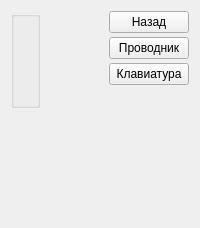
       <widget class="QWidget" name="tabTest">
        <attribute name="icon">
         <iconset resource="../../ekiosk.qrc">
          <normaloff>:/assets/icons/reg_4.png</normaloff>:/assets/icons/reg_4.png</iconset>
        </attribute>
        <attribute name="title">
         <string/>
        </attribute>
        <layout class="QVBoxLayout" name="verticalLayout_14">
         <item>
          <layout class="QHBoxLayout" name="horizontalLayout_7">
           <property name="leftMargin">
            <number>0</number>
           </property>
           <property name="bottomMargin">
            <number>0</number>
           </property>
           <item>
            <layout class="QHBoxLayout" name="horizontalLayout_11">
             <property name="leftMargin">
              <number>0</number>
             </property>
             <property name="rightMargin">
              <number>0</number>
             </property>
             <property name="bottomMargin">
              <number>0</number>
             </property>
             <item>
              <layout class="QVBoxLayout" name="verticalLayout_11">
               <item>
                <widget class="QGroupBox" name="groupBox">
                 <property name="title">
                  <string/>
                 </property>
                 <layout class="QVBoxLayout" name="verticalLayout_12">
                  <property name="leftMargin">
                   <number>0</number>
                  </property>
                  <property name="rightMargin">
                   <number>0</number>
                  </property>
                  <property name="bottomMargin">
                   <number>5</number>
                  </property>
                  <item>
                   <widget class="QLabel" name="lblValidatorText">
                    <property name="text">
                     <string/>
                    </property>
                    <property name="alignment">
                     <set>Qt::AlignCenter</set>
                    </property>
                   </widget>
                  </item>
                  <item>
                   <widget class="QLabel" name="lblPrinterText">
                    <property name="text">
                     <string/>
                    </property>
                    <property name="alignment">
                     <set>Qt::AlignCenter</set>
                    </property>
                   </widget>
                  </item>
                  <item>
                   <widget class="QLabel" name="lblWatchdogText">
                    <property name="text">
                     <string/>
                    </property>
                    <property name="alignment">
                     <set>Qt::AlignCenter</set>
                    </property>
                   </widget>
                  </item>
                  <item>
                   <widget class="QLabel" name="lblModemText">
                    <property name="text">
                     <string/>
                    </property>
                    <property name="alignment">
                     <set>Qt::AlignCenter</set>
                    </property>
                   </widget>
                  </item>
                 </layout>
                </widget>
               </item>
               <item>
                <layout class="QVBoxLayout" name="verticalLayout_15">
                 <property name="leftMargin">
                  <number>9</number>
                 </property>
                 <property name="topMargin">
                  <number>7</number>
                 </property>
                 <property name="bottomMargin">
                  <number>0</number>
                 </property>
                 <item>
                  <widget class="QLabel" name="lblSearchDevStatusTest">
                   <property name="text">
                    <string/>
                   </property>
                  </widget>
                 </item>
                 <item>
                  <widget class="QLabel" name="lblConnecStatusTest">
                   <property name="text">
                    <string/>
                   </property>
                   <property name="wordWrap">
                    <bool>true</bool>
                   </property>
                  </widget>
                 </item>
                 <item>
                  <widget class="QLabel" name="lblAvtorizationStatusTest">
                   <property name="text">
                    <string/>
                   </property>
                  </widget>
                 </item>
                 <item>
                  <spacer name="verticalSpacer_8">
                   <property name="orientation">
                    <enum>Qt::Vertical</enum>
                   </property>
                   <property name="sizeType">
                    <enum>QSizePolicy::Fixed</enum>
                   </property>
                   <property name="sizeHint" stdset="0">
                    <size>
                     <width>20</width>
                     <height>2</height>
                    </size>
                   </property>
                  </spacer>
                 </item>
                </layout>
               </item>
              </layout>
             </item>
             <item>
              <spacer name="horizontalSpacer_3">
               <property name="orientation">
                <enum>Qt::Horizontal</enum>
               </property>
               <property name="sizeHint" stdset="0">
                <size>
                 <width>40</width>
                 <height>20</height>
                </size>
               </property>
              </spacer>
             </item>
             <item>
              <layout class="QVBoxLayout" name="verticalLayout_13">
               <property name="spacing">
                <number>4</number>
               </property>
               <item>
                <widget class="QPushButton" name="btnBack">
                 <property name="text">
                  <string>Назад</string>
                 </property>
                </widget>
               </item>
               <item>
                <widget class="QPushButton" name="btnExplorer">
                 <property name="text">
                  <string>Проводник</string>
                 </property>
                </widget>
               </item>
               <item>
                <widget class="QPushButton" name="btnShowKeyboard">
                 <property name="text">
                  <string>Клавиатура</string>
                 </property>
                </widget>
               </item>
               <item>
                <widget class="QLabel" name="lblloadingTest">
                 <property name="sizePolicy">
                  <sizepolicy hsizetype="Preferred" vsizetype="Preferred">
                   <horstretch>0</horstretch>
                   <verstretch>0</verstretch>
                  </sizepolicy>
                 </property>
                 <property name="text">
                  <string/>
                 </property>
                 <property name="alignment">
                  <set>Qt::AlignCenter</set>
                 </property>
                </widget>
               </item>
              </layout>
             </item>
            </layout>
           </item>
          </layout>
         </item>
         <item>
          <spacer name="verticalSpacer_4">
           <property name="orientation">
            <enum>Qt::Vertical</enum>
           </property>
           <property name="sizeHint" stdset="0">
            <size>
             <width>20</width>
             <height>40</height>
            </size>
           </property>
          </spacer>
         </item>
        </layout>
       </widget>
